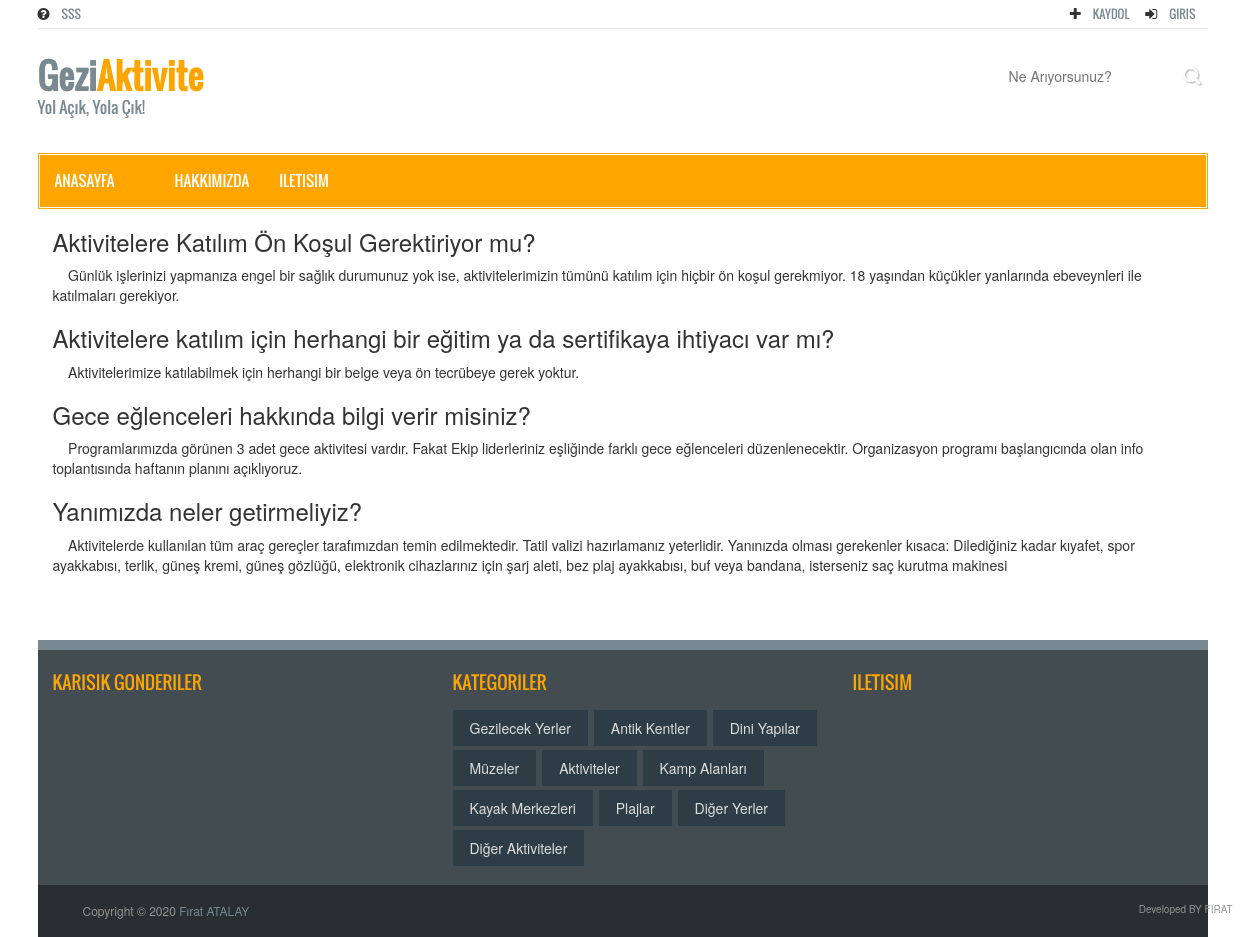
Screenshot of /sss/ with the database file from the repository.
### home/models.py (models this page shows, shortened)
class FAQ(models.Model):
    STATUS = (
        ('True', 'Evet'),
        ('False', 'Hayır'),
    )
    ordernumber = models.IntegerField()
    question = models.CharField(max_length=150)
    answer = models.TextField()
    status = models.CharField(max_length=10, choices=STATUS)
    create_at = models.DateTimeField(auto_now_add=True)
    update_at = models.DateTimeField(auto_now=True)

### place/models.py (models this page shows, shortened)
class Category(MPTTModel):
    STATUS = (
        ('true','Evet'),
        ('false','Hayır'),
    )
    title = models.CharField(max_length=50)
    descriptions = models.CharField(max_length=255)
    keywords = models.CharField(max_length=255)
    image = models.ImageField(blank=True,upload_to='images/')
    status = models.CharField(max_length=10, choices=STATUS)
    slug = models.SlugField(null=False, unique=True)
    parent = TreeForeignKey('self', blank=True, null=True, related_name='children', on_delete=models.CASCADE)
    create_at = models.DateTimeField(auto_now_add=True)
    update_at = models.DateTimeField(auto_now=True)
    class MPTTMeta:
        order_insertion_by = ['title']
    def image_tag(self):
        return mark_safe('<img src="{}" height="50"/>'.format(self.image.url))
    image_tag.short_description = 'Image'

### home/views.py (the view)
# urls.py: path('sss/', views.faq, name='faq'),
def faq(request):
    category = Category.objects.all()
    menu = Menu.objects.all()
    faq = FAQ.objects.all().order_by('ordernumber')
    context = {
        'category': category,
        'menu': menu,
        'faq': faq
    }
    return render(request, 'SSS.html', context)

### home/templates/SSS.html (shortened to what this page needs)
{% extends "homebase.html" %}
{% block navbar %} {% include 'navbar.html' %}{% endblock %}
{% block content %}
    <section id="ContactContent">
      <div class="row">
        <div class="col-lg-12 col-md-12 col-sm-12">
          <div class="contact_area">
              <div id="accordion" >
                  {% for rs in faq %}
                      <h3>{{ rs.question }}</h3>
                      <div>
                          <p>
                              &nbsp;&nbsp;&nbsp;&nbsp;{{ rs.answer }}
                          </p>
                      </div>
                  {% endfor %}
              </div>
          </div>
        </div>
      </div>
    </section>
{% endblock %}

### home/templates/footer.html (shortened to what this page needs)
<footer id="footer">
    <div class="footer_top">
        <div class="container">
            <div class="row">
                <div class="col-lg-4 col-md-4 col-sm-4">
                    <div class="single_footer_top wow fadeInLeft">
                        <h2>Karısık Gonderiler</h2>
                            {% load static %}
                    </div>
                </div>
                <div class="col-lg-4 col-md-4 col-sm-4">
                    <div class="single_footer_top wow fadeInDown">
                        <h2>Kategoriler</h2>
                        <ul class="labels_nav">
                            {% for rs in category  %}
                                <li><a href="/category/{{ rs.id }}/{{ rs.slug }}">{{ rs.title }}</a></li>
                            {% endfor %}
                        </ul>
                    </div>
                </div>
                <div class="col-lg-4 col-md-4 col-sm-4">
                    <div class="single_footer_top wow fadeInRight">
                        <h2>ILETISIM</h2>
                    </div>
                </div>
            </div>
        </div>
    </div>
    <div class="footer_bottom">
        <div class="container">
            <div class="row">
                <div class="col-lg-6 col-md-6 col-sm-6 col-xs-12">
                    <div class="footer_bottom_left">
                        <p>Copyright &copy; 2020 <a href="">Fırat ATALAY</a></p>
                    </div>
                </div>
                <div class="col-lg-6 col-md-6 col-sm-6 col-xs-12">
                    <div class="footer_bottom_right">
                        <p>Developed BY FIRAT</p>
                    </div>
                </div>
            </div>
        </div>
    </div>
</footer>
{% load static %}
<link rel="stylesheet" href="http://code.jquery.com/ui/1.8.18/themes/base/jquery-ui.css" type="text/css" media="all" />
</body>
</html>

### home/static/assets/css/theme.css (style rules this page uses)
.single_footer_top > h2 { color:#ffa500 }

### home/static/assets/css/style.css (style rules this page uses)
body { background-color:#fff; color:#333; overflow-x:hidden !important }
ul { padding:0; margin:0; list-style:none }
a { text-decoration:none; color:#798992 }
h2 { font-family:'Oswald',sans-serif; line-height:23px }
#footer { float:left; display:inline; width:100%; border-top:10px solid #798992; margin-top:30px }
.footer_top { background-color:#434c51; display:inline; float:left; padding:15px 0; width:100% }
.single_footer_top { float:left; display:inline; width:100% }
.single_footer_top > h2 { font-size:18px; margin:0 0 10px; padding:6px 0; text-transform:uppercase }
.labels_nav { text-align:left }
.labels_nav li { display:inline-block }
.labels_nav li a { display:inline-block; background:none repeat scroll 0 0 #2e3d45; color:#ddd; line-height:12px; margin:0 2px 4px 0; padding:12px 17px; -webkit-transition:all 0.5s; -o-transition:all 0.5s; -moz-transition:all 0.5s; -ms-transition:all 0.5s; transition:all 0.5s }
.footer_bottom { float:left; display:inline; width:100%; background:none repeat scroll 0 0 #282e31; color:#eee; font-size:12px; padding:8px 20px }
.footer_bottom_left { float:left; display:inline; width:100% }
.footer_bottom_left p, .footer_bottom_right p { color:#949494; margin:9px 10px 10px }
.footer_bottom_right p { font-size:10px }
.footer_bottom_right { float:left; display:inline; width:100%; text-align:right }
#ContactContent { float:left; display:inline; width:100% }
.contact_area { display:inline; float:left; padding:0 15px 25px; width:100% }

### rows the page displays
FAQ: question "Aktivitelere Katılım Ön Koşul Gerektiriyor mu?", answer "Günlük işlerinizi yapmanıza engel bir sağlık durumunuz yok ise, aktivitelerimizin tümünü katılım için hiçbir ön koşul gerekmiyor. 18 yaşından küçükler yanlarında ebeveynleri ile katılmaları gerekiyor."
FAQ: question "Aktivitelere katılım için herhangi bir eğitim ya da sertifikaya ihtiyacı var mı?", answer "Aktivitelerimize katılabilmek için herhangi bir belge veya ön tecrübeye gerek yoktur."
FAQ: question "Gece eğlenceleri hakkında bilgi verir misiniz?", answer "Programlarımızda görünen 3 adet gece aktivitesi vardır. Fakat Ekip liderleriniz eşliğinde farklı gece eğlenceleri düzenlenecektir. Organizasyon programı başlangıcında olan info toplantısında haftanın planını açıklıyoruz."
FAQ: question "Yanımızda neler getirmeliyiz?", answer "Aktivitelerde kullanılan tüm araç gereçler tarafımızdan temin edilmektedir. Tatil valizi hazırlamanız yeterlidir. Yanınızda olması gerekenler kısaca: Dilediğiniz kadar kıyafet, spor ayakkabısı, terlik, güneş kremi, güneş gözlüğü, elektronik cihazlarınız için şarj aleti, bez plaj ayakkabısı, buf veya bandana, isterseniz saç kurutma makinesi"
Category: title "Gezilecek Yerler"
Category: title "Antik Kentler"
Category: title "Dini Yapılar"
Category: title "Müzeler"
Category: title "Aktiviteler"
Category: title "Kamp Alanları"
Category: title "Kayak Merkezleri"
Category: title "Plajlar"
Category: title "Diğer Yerler"
Category: title "Diğer Aktiviteler"
